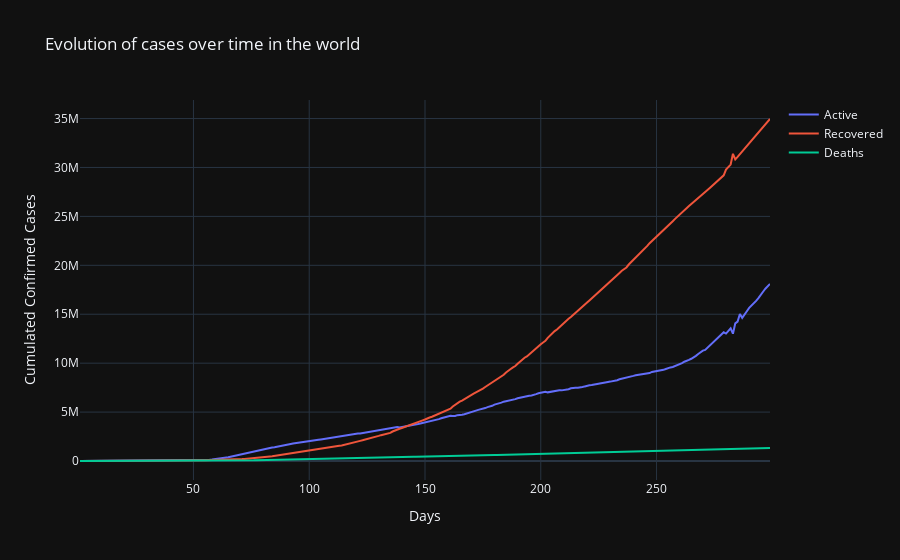

Write notebook code for a chart like this one.
### Code cell
fig = go.Figure()#底層
fig.add_trace(go.Scatter(x = cov_time['days'], y = cov_time['Active_case'],mode ='lines',name = 'Active'))
fig.add_trace(go.Scatter(x = cov_time['days'], y = cov_time['Recovered'],mode ='lines',name = 'Recovered'))
fig.add_trace(go.Scatter(x = cov_time['days'], y = cov_time['Deaths'],mode ='lines',name = 'Deaths'))
fig.update_layout(
    title = 'Evolution of cases over time in the world',
    template='plotly_dark',
    yaxis_title = 'Cumulated Confirmed Cases',# add y label name
    xaxis_title = 'Days'#add x label name
)

### Figure 1 — Plotly figure (JSON) as saved in the notebook; plotly's stock layout.template omitted (floating-point values rounded to 4 significant figures; data arrays with more than 128 entries replaced by an {"elided": "..."} marker saying what was removed)
{"data": [{"mode": "lines", "name": "Active", "type": "scatter", "x": {"elided": "299 int values"}, "y": {"elided": "299 int values"}}, {"mode": "lines", "name": "Recovered", "type": "scatter", "x": {"elided": "299 int values"}, "y": {"elided": "299 int values"}}, {"mode": "lines", "name": "Deaths", "type": "scatter", "x": {"elided": "299 int values"}, "y": {"elided": "299 int values"}}], "layout": {"title": {"text": "Evolution of cases over time in the world"}, "xaxis": {"title": {"text": "Days"}}, "yaxis": {"title": {"text": "Cumulated Confirmed Cases"}}}}
